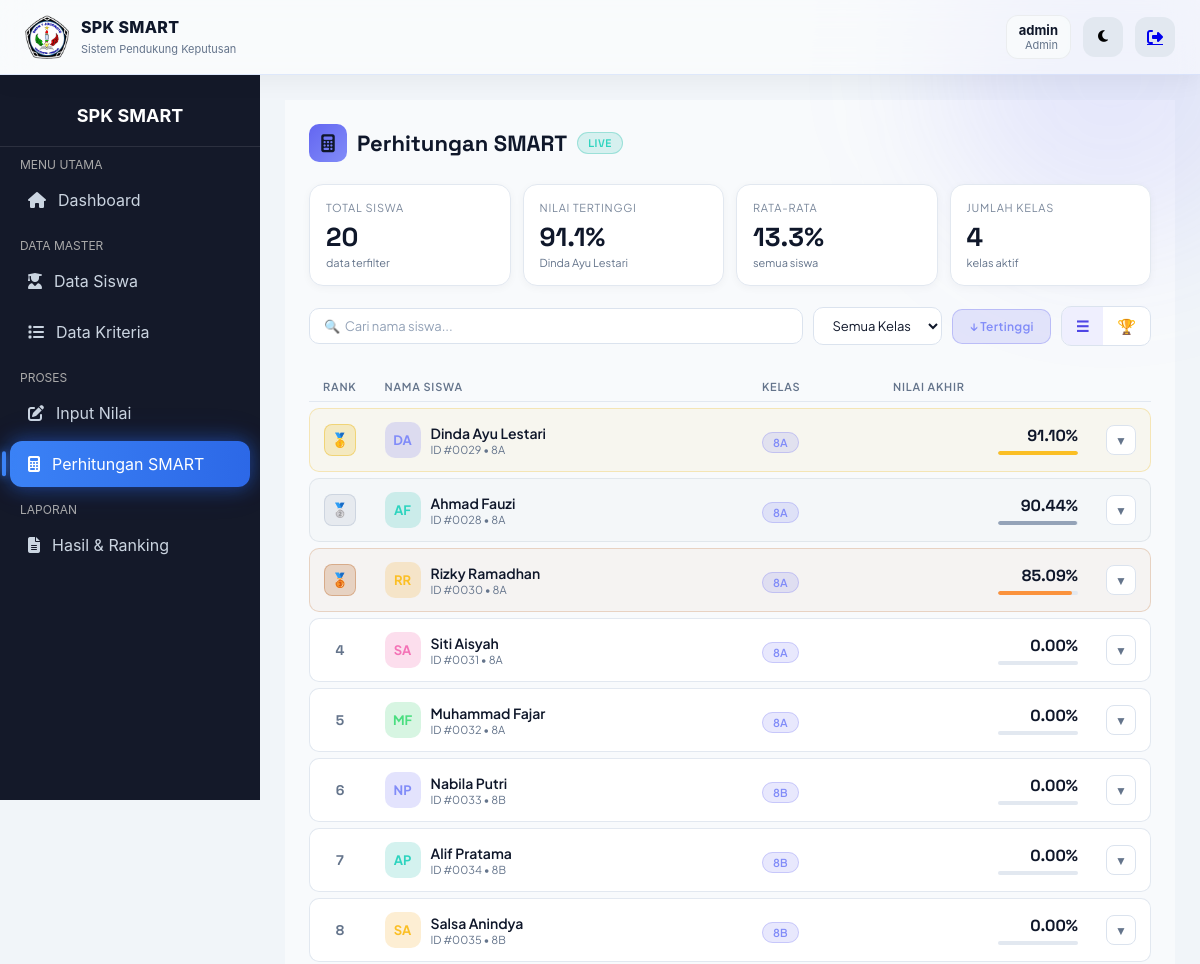
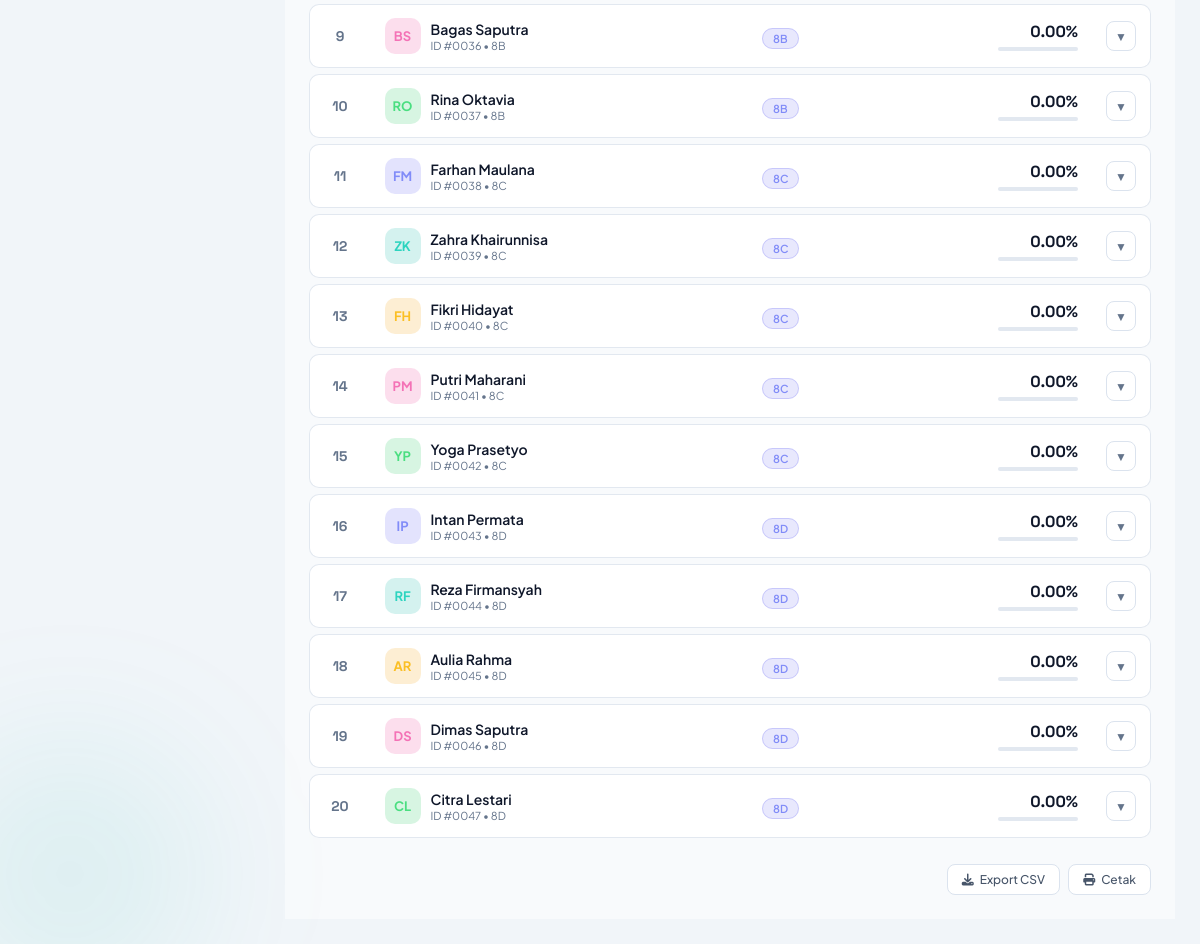
Screenshot of /perhitungan.php (signed in) with the database file from the repository (2 pictures, top to bottom).
### tables this page shows
CREATE TABLE `siswa` (
  `id_siswa` int(11) NOT NULL,
  `nis` varchar(20) DEFAULT NULL,
  `nama_siswa` varchar(100) NOT NULL,
  `kelas` varchar(10) NOT NULL
);

### perhitungan.php (the view, shortened to what this page needs)
<?php
require_once 'config/database.php';
$filter_kelas = $_GET['kelas'] ?? '';
$search       = $_GET['q'] ?? '';
$sort_asc     = isset($_GET['sort']) && $_GET['sort'] === 'asc';
$where = $filter_kelas ? "WHERE kelas='" . $pdo->quote($filter_kelas) . "'" : "";
$siswa    = $pdo->query("SELECT * FROM siswa $where")->fetchAll(PDO::FETCH_ASSOC);
$kriteria = $pdo->query("SELECT * FROM kriteria ORDER BY bobot DESC")->fetchAll(PDO::FETCH_ASSOC);
$bobot     = [];
foreach ($kriteria as $k) {
    $bobot[$k['kode']]     = (float)$k['bobot'];
}
$max = [];
foreach ($kriteria as $k) {
    $stmt = $pdo->prepare("SELECT MAX(nilai) FROM nilai WHERE kode_kriteria=?");
    $stmt->execute([$k['kode']]);
    $max[$k['kode']] = (float)($stmt->fetchColumn() ?: 1);
}
$hasil = [];
foreach ($siswa as $s) {
    $stmt = $pdo->prepare("SELECT * FROM nilai WHERE id_siswa=?");
    $stmt->execute([$s['id_siswa']]);
    $nilais = $stmt->fetchAll(PDO::FETCH_ASSOC);
    $total  = 0;
    $detail = [];
    foreach ($nilais as $n) {
        $kode    = $n['kode_kriteria'];
        $val     = (float)$n['nilai'];
        $normal  = $val / $max[$kode];
        $w       = $bobot[$kode] ?? 0;
        $hasil_k = $normal * $w;
        $detail[$kode] = [
            'nilai'   => $val,
            'max'     => $max[$kode],
            'normal'  => $normal,
            'bobot'   => $w,
            'hasil'   => $hasil_k,
        ];
        $total += $hasil_k;
    }
    $hasil[] = [
        'id'     => $s['id_siswa'],
        'nama'   => $s['nama_siswa'],
        'kelas'  => $s['kelas'],
        'total'  => $total,
        'detail' => $detail,
    ];
}
usort($hasil, fn($a, $b) => $sort_asc
    ? $a['total'] <=> $b['total']
    : $b['total'] <=> $a['total']);
$total_scores = array_column($hasil, 'total');
$max_score    = $total_scores ? max($total_scores) : 0;
$avg_score    = $total_scores ? array_sum($total_scores) / count($total_scores) : 0;
$all_kelas    = array_unique(array_column($hasil, 'kelas'));
$avatar_palettes = [
    ['bg' => 'rgba(99,102,241,0.18)',  'fg' => '#818cf8'],
    ['bg' => 'rgba(20,184,166,0.18)',  'fg' => '#2dd4bf'],
    ['bg' => 'rgba(245,158,11,0.18)',  'fg' => '#fbbf24'],
    ['bg' => 'rgba(236,72,153,0.18)',  'fg' => '#f472b6'],
    ['bg' => 'rgba(34,197,94,0.18)',   'fg' => '#4ade80'],
];
function getInitials($name) {
    $parts = explode(' ', $name);
    return strtoupper(substr($parts[0],0,1).(isset($parts[1])?substr($parts[1],0,1):''));
}
?>
<!DOCTYPE html>
<html lang="id">
<head>
<link rel="stylesheet" href="assets/style.css">
<link href="https://cdnjs.cloudflare.com/ajax/libs/font-awesome/6.4.0/css/all.min.css" rel="stylesheet">
</head>
<body>
<?php include 'layout/header.php'; ?>
<?php include 'layout/sidebar.php'; ?>
<main class="main-content">
<div class="smart-page">
<div class="glow-orb a"></div>
<div class="glow-orb b"></div>
<div class="smart-header">
    <div class="page-title">
        <div class="icon-box"><i class="fas fa-calculator"></i></div>
        Perhitungan SMART
        <span class="badge-live">LIVE</span>
    </div>
</div>
<div class="stat-grid">
    <div class="stat-card">
        <div class="stat-label">Total Siswa</div>
        <div class="stat-val"><?= count($hasil) ?></div>
        <div class="stat-sub">data terfilter</div>
    </div>
    <div class="stat-card">
        <div class="stat-label">Nilai Tertinggi</div>
        <div class="stat-val"><?= number_format($max_score*100,1) ?>%</div>
        <div class="stat-sub"><?= htmlspecialchars($hasil[0]['nama'] ?? '-') ?></div>
    </div>
    <div class="stat-card">
        <div class="stat-label">Rata-rata</div>
        <div class="stat-val"><?= number_format($avg_score*100,1) ?>%</div>
        <div class="stat-sub">semua siswa</div>
    </div>
    <div class="stat-card">
        <div class="stat-label">Jumlah Kelas</div>
        <div class="stat-val"><?= count($all_kelas) ?></div>
        <div class="stat-sub">kelas aktif</div>
    </div>
</div>
<form method="GET" class="controls-bar" id="filterForm">
    <input class="search-box" type="text" name="q"
           placeholder="&#128269;  Cari nama siswa..."
           value="<?= htmlspecialchars($search) ?>"
           oninput="this.form.submit()">
    <select class="filter-select" name="kelas" onchange="this.form.submit()">
        <option value="">Semua Kelas</option>
    </select>
    <button type="button" class="sort-btn <?= $sort_asc?'asc':'' ?>" onclick="toggleSort()">
        <?= $sort_asc ? '↑ Terendah' : '↓ Tertinggi' ?>
    </button>
    <div class="view-toggle">
        <button type="button" class="view-btn active" id="btnTable"  onclick="setView('table')">☰</button>
        <button type="button" class="view-btn"        id="btnPodium" onclick="setView('podium')">🏆</button>
    </div>
</form>
<div class="table-wrap" id="tableView">
<table class="rank-table">
    <thead>
        <tr>
            <th style="width:44px">Rank</th>
            <th>Nama Siswa</th>
            <th>Kelas</th>
            <th>Nilai Akhir</th>
            <th style="width:44px"></th>
        </tr>
    </thead>
    <tbody>
    <?php
    $top_score = $hasil[0]['total'] ?? 1;
    foreach ($hasil as $i => $h):
        $rank    = $i + 1;
        $cls     = $rank <= 3 ? "top-$rank" : '';
        $rbadge  = $rank <= 3 ? "r$rank" : 'rn';
        $icon    = $rank===1 ? '🥇' : ($rank===2 ? '🥈' : ($rank===3 ? '🥉' : $rank));
        $pal     = $avatar_palettes[$i % count($avatar_palettes)];
        $pct     = number_format($h['total']*100, 2);
        $bar_w   = round(($h['total'] / max($top_score,0.001))*100);
        $bar_clr = $rank===1?'#fbbf24':($rank===2?'#94a3b8':($rank===3?'#fb923c':'#6366f1'));
        $delay   = $i * 40;
    ?>
    <tr class="student-row <?= $cls ?>" id="sr_<?= $i ?>"
        onclick="toggleCalc(<?= $i ?>)"
        style="animation-delay:<?= $delay ?>ms">
        <td><div class="rank-badge <?= $rbadge ?>"><?= $icon ?></div></td>
        <td>
            <div class="name-cell">
                <div class="avatar" style="background:<?= $pal['bg'] ?>;color:<?= $pal['fg'] ?>">
                    <?= getInitials($h['nama']) ?>
                </div>
                <div>
                    <div class="student-name"><?= htmlspecialchars($h['nama']) ?></div>
                    <div class="student-id">ID #<?= str_pad($h['id'],4,'0',STR_PAD_LEFT) ?> &bull; <?= htmlspecialchars($h['kelas']) ?></div>
                </div>
            </div>
        </td>
        <td><span class="kelas-pill"><?= htmlspecialchars($h['kelas']) ?></span></td>
        <td class="score-cell">
            <div class="score-big"><?= $pct ?>%</div>
            <div class="score-bar-wrap">
                <div class="score-bar-fill" style="width:<?= $bar_w ?>%;background:<?= $bar_clr ?>"></div>
            </div>
        </td>
        <td>
            <div class="expand-btn" id="ebtn_<?= $i ?>">▼</div>
        </td>
    </tr>
    <?php endforeach; ?>
    </tbody>
</table>
</div>
<div class="export-row">
    <a class="export-btn" href="export_smart.php?kelas=<?= urlencode($filter_kelas) ?>">
        <i class="fas fa-download"></i> Export CSV
    </a>
    <button class="export-btn" onclick="window.print()">
        <i class="fas fa-print"></i> Cetak
    </button>
</div>
</div>
</main>
</body>
</html>

### style.css (style rules this page uses)
* { margin:0; padding:0; box-sizing:border-box; }
body { font-family:'Inter',sans-serif; background:#f1f5f9; color:#0f172a; transition:0.3s ease; }
html { scroll-behavior:smooth; }
.main-content { margin-left:260px; margin-top:75px; padding:25px; }
.stat-card { padding:20px; border-radius:18px; color:white; background:linear-gradient(270deg,#2563eb,#1d4ed8,#3b82f6); background-size:400% 400%; animation:gradientMove 8s ease infinite; box-shadow:0 10px 25px rgba(37,99,235,0.25); transition:0.3s; }
.stat-label { opacity:0.85; }
table { width:100%; border-collapse:collapse; border-radius:12px; overflow:hidden; }
th,td { padding:12px; border-bottom:1px solid #e2e8f0; }
th { text-align:left; color:#64748b; }

### rows the page displays
siswa: nama_siswa "Dinda Ayu Lestari", icon "🥇", nama_siswa "DA", id_siswa "0029", kelas "8A", pct "91.10", $bar_w 100 (drawn)
siswa: icon "🥈", nama_siswa "AF", nama_siswa "Ahmad Fauzi", id_siswa "0028", kelas "8A", pct "90.44", $bar_w 99 (drawn)
siswa: icon "🥉", nama_siswa "RR", nama_siswa "Rizky Ramadhan", id_siswa "0030", kelas "8A", pct "85.09", $bar_w 93 (drawn)
siswa: icon "4", nama_siswa "SA", nama_siswa "Siti Aisyah", id_siswa "0031", kelas "8A", pct "0.00"
siswa: icon "5", nama_siswa "MF", nama_siswa "Muhammad Fajar", id_siswa "0032", kelas "8A", pct "0.00"
siswa: icon "6", nama_siswa "NP", nama_siswa "Nabila Putri", id_siswa "0033", kelas "8B", pct "0.00"
siswa: icon "7", nama_siswa "AP", nama_siswa "Alif Pratama", id_siswa "0034", kelas "8B", pct "0.00"
siswa: icon "8", nama_siswa "SA", nama_siswa "Salsa Anindya", id_siswa "0035", kelas "8B", pct "0.00"
siswa: icon "9", nama_siswa "BS", nama_siswa "Bagas Saputra", id_siswa "0036", kelas "8B", pct "0.00"
siswa: icon "10", nama_siswa "RO", nama_siswa "Rina Oktavia", id_siswa "0037", kelas "8B", pct "0.00"
siswa: icon "11", nama_siswa "FM", nama_siswa "Farhan Maulana", id_siswa "0038", kelas "8C", pct "0.00"
siswa: icon "12", nama_siswa "ZK", nama_siswa "Zahra Khairunnisa", id_siswa "0039", kelas "8C", pct "0.00"

### other values shown
$_SESSION['username'] "admin"
$_SESSION['role'] "Admin"
count($hasil) "20"
$max_score*100 "91.1"
$avg_score*100 "13.3"
count($all_kelas) "4"
